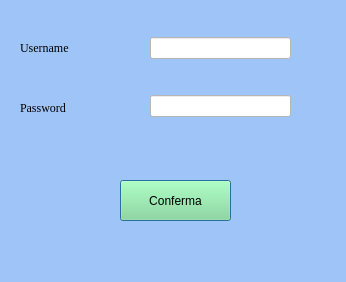
<?xml version="1.0" encoding="UTF-8"?>
<ui version="4.0">
 <class>ModificaUtente</class>
 <widget class="QDialog" name="ModificaUtente">
  <property name="geometry">
   <rect>
    <x>0</x>
    <y>0</y>
    <width>346</width>
    <height>282</height>
   </rect>
  </property>
  <property name="windowTitle">
   <string>Modifica Utente</string>
  </property>
  <property name="styleSheet">
   <string notr="true">background-color: rgb(159, 197, 248)</string>
  </property>
  <widget class="QLineEdit" name="tbUsername">
   <property name="geometry">
    <rect>
     <x>150</x>
     <y>37</y>
     <width>141</width>
     <height>22</height>
    </rect>
   </property>
   <property name="styleSheet">
    <string notr="true">background-color: rgb(255, 255, 255);</string>
   </property>
  </widget>
  <widget class="QLineEdit" name="tbPassword">
   <property name="geometry">
    <rect>
     <x>150</x>
     <y>95</y>
     <width>141</width>
     <height>22</height>
    </rect>
   </property>
   <property name="styleSheet">
    <string notr="true">background-color: rgb(255, 255, 255);</string>
   </property>
  </widget>
  <widget class="QLabel" name="label">
   <property name="geometry">
    <rect>
     <x>20</x>
     <y>40</y>
     <width>71</width>
     <height>16</height>
    </rect>
   </property>
   <property name="font">
    <font>
     <family>Georgia</family>
    </font>
   </property>
   <property name="text">
    <string>Username</string>
   </property>
  </widget>
  <widget class="QLabel" name="label_2">
   <property name="geometry">
    <rect>
     <x>20</x>
     <y>100</y>
     <width>81</width>
     <height>16</height>
    </rect>
   </property>
   <property name="font">
    <font>
     <family>Georgia</family>
    </font>
   </property>
   <property name="text">
    <string>Password</string>
   </property>
  </widget>
  <widget class="QPushButton" name="btConferma">
   <property name="geometry">
    <rect>
     <x>120</x>
     <y>180</y>
     <width>111</width>
     <height>41</height>
    </rect>
   </property>
   <property name="styleSheet">
    <string notr="true">background-color: rgb(132, 224, 142)</string>
   </property>
   <property name="text">
    <string>Conferma</string>
   </property>
  </widget>
 </widget>
 <resources/>
 <connections/>
</ui>
